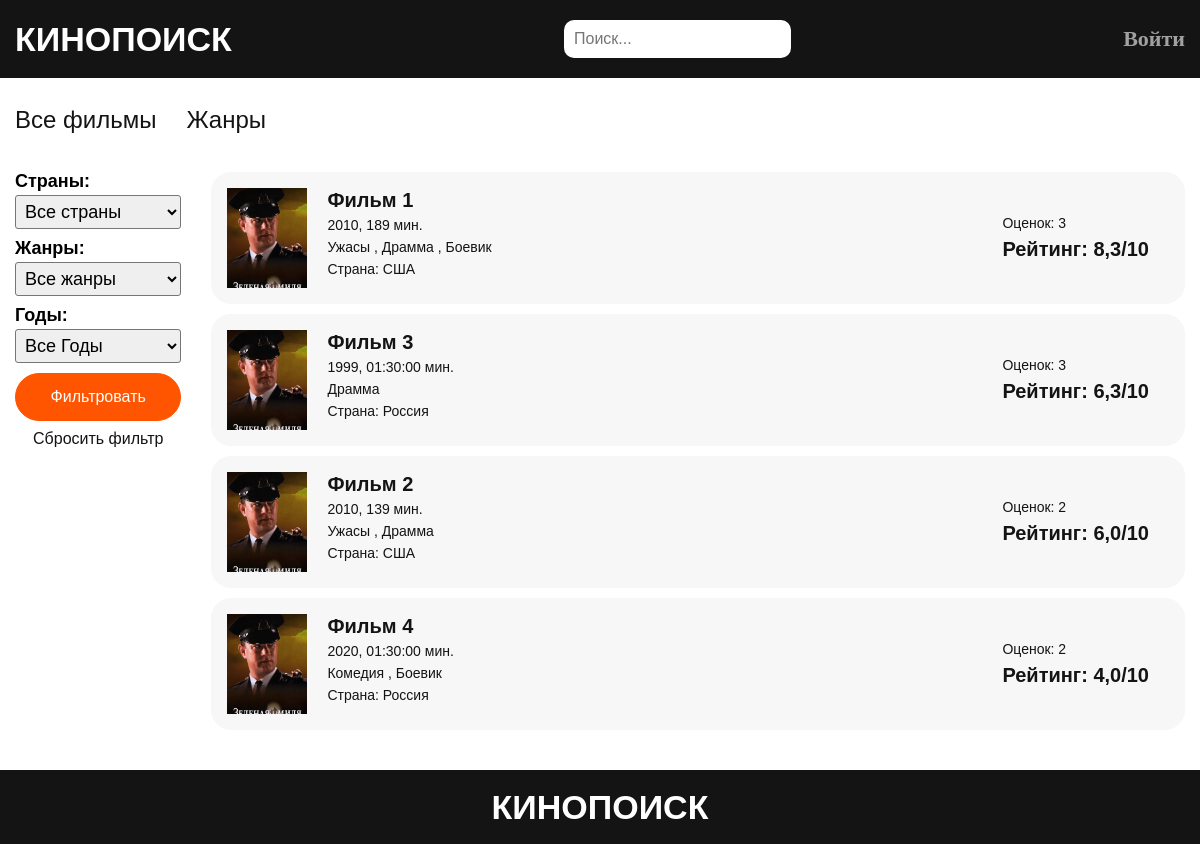
Before: /page/13/ with the older database file.
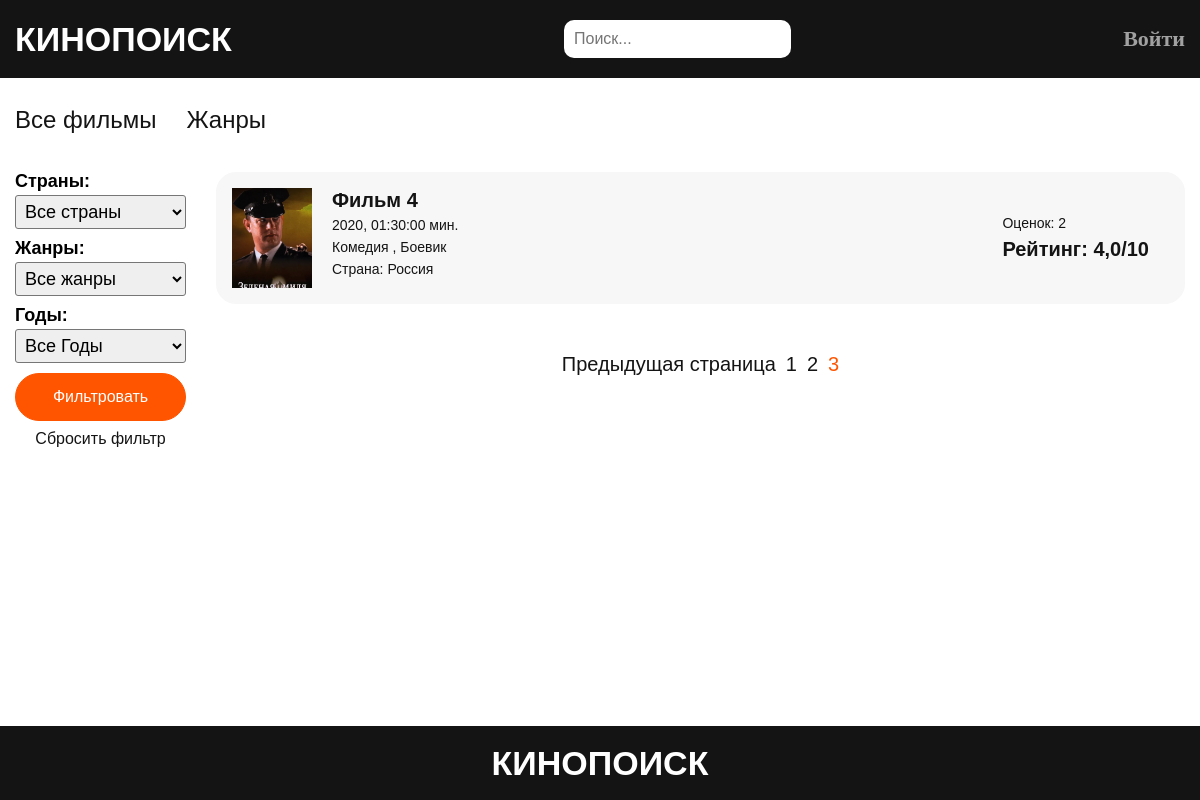
After: the same page with the newer database file.
### kino/models.py (models this page shows, shortened)
class Year(models.Model):
    year = models.IntegerField(null=True, blank=True)
    def __str__(self):
        return str(self.year)
    class Meta:
        verbose_name = 'Год'
        verbose_name_plural = 'Года'

class Film(models.Model):
    name = models.CharField(max_length=120, null=True, blank=True)
    duration = models.CharField(max_length=20, null=True, blank=True)
    image = models.ImageField(upload_to='films_images', null=True, blank=True)
    country = models.ForeignKey(Country, on_delete=models.CASCADE, null=True, blank=True)
    genres = models.ManyToManyField(Genre)
    year = models.ForeignKey(Year, on_delete=models.CASCADE, null=True, blank=True)
    trailer = models.FileField(upload_to='trailers', validators=[FileExtensionValidator(allowed_extensions=['mp4'])],
                               null=True, blank=True)
    description = models.TextField(null=True, blank=True)
    budget = models.CharField(max_length=120, null=True, blank=True)
    income = models.CharField(max_length=120, null=True, blank=True)
    release_date = models.DateField(null=True, blank=True)
    def count_film_votes(self):
        ratings = self.ratings.all()
        return len(ratings)
    def get_average_rating(self):
        ratings = self.ratings.all()
        if len(ratings) != 0:
            return round(sum(rating.rating for rating in ratings) / len(ratings), 1)
        else:
            return 0
    @classmethod
    def get_sorted_films(cls):
        films = cls.objects.all().annotate(average_rating=Avg('ratings__rating')).order_by('-average_rating')
        return films
    class Meta:
        verbose_name = 'Фильм'
        verbose_name_plural = 'Фильмы'

class Genre(models.Model):
    name = models.CharField(max_length=120, null=True, blank=True)
    image = models.ImageField(upload_to='genres_images', null=True, blank=True)
    def __str__(self):
        return self.name
    class Meta:
        verbose_name = 'Жанр'
        verbose_name_plural = 'Жанры'

class Country(models.Model):
    name = models.CharField(max_length=120, null=True, blank=True)
    def __str__(self):
        return self.name
    class Meta:
        verbose_name = 'Страна'
        verbose_name_plural = 'Страны'

class Rating(models.Model):
    user = models.ForeignKey(User, on_delete=models.CASCADE)
    film = models.ForeignKey(Film, on_delete=models.CASCADE, related_name='ratings')
    rating = models.IntegerField(validators=[MinValueValidator(0), MaxValueValidator(10)])
    class Meta:
        unique_together = ('film', 'user')
        verbose_name = 'Рейтинг'
        verbose_name_plural = 'Рейтинг'

### kino/views.py (the view)
# urls.py: path('', main_page, name='index'),
def main_page(request, page=1):
    films = Film.get_sorted_films()
    search = None
    persons = None
    if request.GET.get('search'):
        search = request.GET.get('search')
        films = films.filter(name__iregex=search)
        persons = Person.objects.filter(name__iregex=search)
    if request.GET.get('genres'):
        films = films.filter(genres=request.GET.get('genres'))
    if request.GET.get('year'):
        films = films.filter(year=request.GET.get('year'))
    if request.GET.get('country'):
        films = films.filter(country=request.GET.get('country'))
    if request.GET:
        get_params = ['?']
        for param, value in request.GET.items():
            if len(get_params) == 1:
                get_params.append(f'{param}={value}')
            else:
                get_params.append(f'&{param}={value}')
        get_params = ''.join(get_params)
    else:
        get_params = ''
    paginator = Paginator(films, 4)
    films_on_page = paginator.get_page(page)
    form = FilterForm(request.GET)
    context = {
        'page_title': 'Главная',
        'films': films_on_page,
        'form': form,
        'search': search,
        'persons': persons,
        'get_params': get_params
    }
    return render(request, template_name='kino/pages/films.html', context=context)

### kino/forms.py
class FilterForm(forms.ModelForm):
    def __init__(self, *args, **kwargs):
        super().__init__(*args, **kwargs)
        self.fields['country'].empty_label = 'Все страны'
        self.fields['country'].label = 'Страны'
        self.fields['year'].empty_label = 'Все Годы'
        self.fields['year'].label = 'Годы'
        self.fields['genres'].label = 'Жанры'
        self.fields['genres'].empty_label = 'Все жанры'
        self.fields['country'].required = False
        self.fields['year'].required = False
        self.fields['genres'].required = False
    class Meta:
        model = Film
        fields = ['country', 'genres', 'year']
        widgets = {
            'genres': forms.Select(choices=Genre.objects.all())
        }

### templates/kino/pages/films.html
{% extends 'kino/index.html' %}
{% block content %}
  <div class="films-wrapper">
    {% block sidebar %}
      {% include 'kino/sidebar.html' %}
    {% endblock %}
    {% block films %}
      {% include 'kino/components/films.html' %}
    {% endblock %}
  </div>
{% endblock %}

### templates/kino/sidebar.html (shortened to what this page needs)
{% load kino_tags %}
<form method="GET" class="filter-form" action="{% url 'index' %}">
  {% for field in form %}
    <div class="group">
      {{ field.label_tag }}
      {{ field }}
    </div>
  {% endfor %}
  <button class="btn-y" type="submit">Фильтровать</button>
  <a class="reset" href="{% url 'index' %}">Сбросить фильтр</a>
</form>

### templates/kino/components/films.html (shortened to what this page needs)
{% if films or persons %}
  <div class="films">
    {% for film in films %}
      <a href="{% url 'kino:film' film.id %}" class="film">
        <img src="{{ film.image.url }}" class="image" alt="" />
        <div class="film__info">
          <h4 class="name">{{ film.name }}</h4>
          <div class="times p3">{{ film.year }}, {{ film.duration }} мин.</div>
          <div class="genre p3">
            {% for genre in film.genres.all %}
              {{ genre.name }}
              {% if not forloop.last %}, {% endif %}
            {% endfor %}
          </div>
          <div class="country p3">Страна: {{ film.country }}</div>
        </div>
        <div class="film__rating">
          <div class="votes p3">Оценок: {{ film.count_film_votes }}</div>
          <div class="average h4">Рейтинг: {{ film.get_average_rating }}/10</div>
        </div>
      </a>
    {% endfor %}
    {% if films.has_other_pages %}
      <nav class="pagination">
        <ul>
          {% if films.has_previous %}
            <li class="page-number">
              <a href="/page/{{ films.previous_page_number }}{{ get_params }}">Предыдущая страница</a>
            </li>
          {% endif %}
          {% for p in films.paginator.page_range %}
            <li>
              {% if films.number == p %}
                <span class="page-number">{{ p }}</span>
              {% elif p >= films.number|add:'-2' and p <= films.number|add:'2' %}
                <a class="page_number" href="/page/{{ p }}{{ get_params }}">{{ p }}</a>
              {% endif %}
            </li>
          {% endfor %}
        </ul>
      </nav>
    {% endif %}
  </div>
{% else %}
  <div class="h1">Фильмов не найдено</div>
{% endif %}

Changed rows visible on the page:
no longer on this page (row edited): Film: image (picture), name "Фильм 1", year "2010", duration "189", country "США", count_film_votes "3", get_average_rating "8,3", Genre (name "Боевик")
no longer on this page (row unchanged): Genre: name "Ужасы"
no longer on this page (row unchanged): Genre: name "Драмма"
no longer on this page (row unchanged): Film: image (picture), name "Фильм 3", year "1999", duration "01:30:00", country "Россия", count_film_votes "3", get_average_rating "6,3"
no longer on this page (row unchanged): Film: image (picture), name "Фильм 2", year "2010", duration "139", country "США", count_film_votes "2", get_average_rating "6,0"
Other visible differences:
text now shown: "Предыдущая страница"
new list line: "1"
new list line: "2"
new list line: "3"
